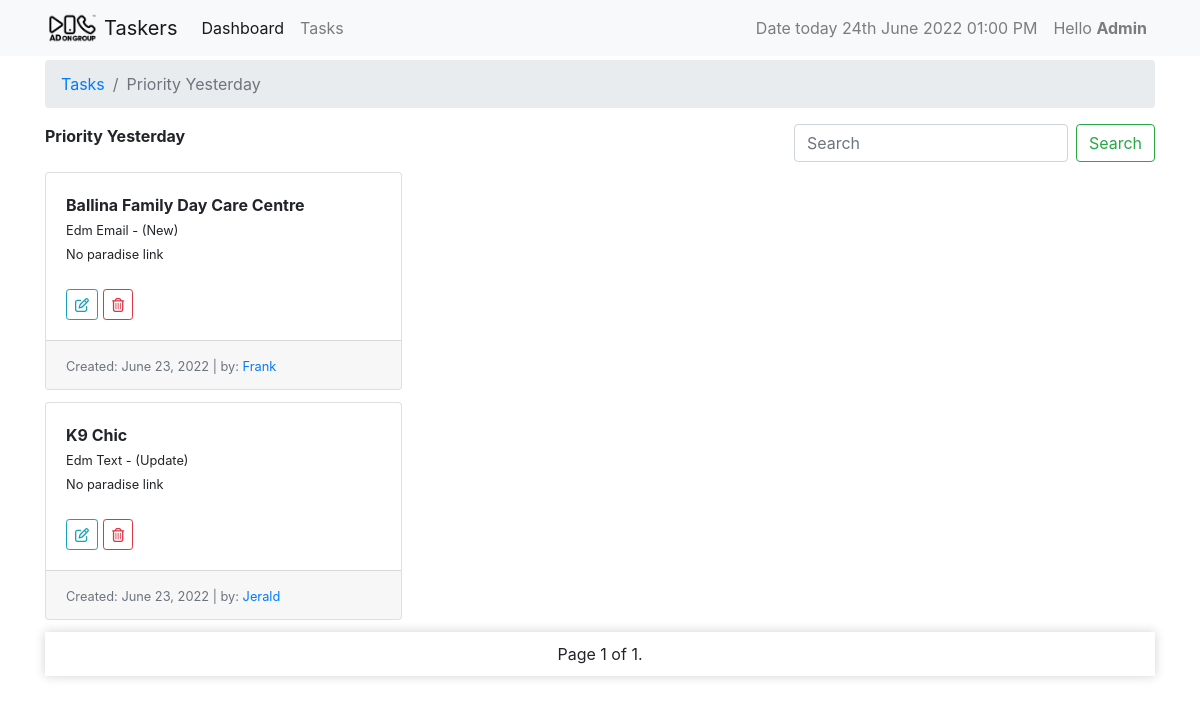
Screenshot of /tasks/priority-yesterday (signed in) with the database file from the repository.
### tasks/models.py (models this page shows, shortened)
class Task(models.Model):
    slug = models.SlugField(unique=True, null=True, blank=True)
    user = models.ForeignKey(settings.AUTH_USER_MODEL,
                             on_delete=models.CASCADE, verbose_name='designers')
    task_type = models.ForeignKey(
        TaskType, on_delete=models.CASCADE, default=1)
    task_category = models.ForeignKey(
        TaskCategory, on_delete=models.CASCADE, default=1)
    name = models.CharField(max_length=120, verbose_name="Client name")
    paradise_link = models.URLField(
        blank=True, null=True, verbose_name="task link")
    check_list_link = models.URLField(
        max_length=120, verbose_name='check list link', blank=True, null=True)
    is_priority = models.BooleanField(
        default=False, verbose_name="Is Priority?", help_text="Checked if task is priority.")
    is_done = models.BooleanField(default=False, verbose_name="Is done?",
                                  help_text="Note: Checked if you're done.")
    created = models.DateTimeField(auto_now_add=True)
    updated = models.DateTimeField(auto_now=True)
    class Meta:
        ordering = ['is_done', '-updated', '-created']

class BaseTime(models.Model):
    created = models.DateTimeField(auto_now_add=True)
    updated = models.DateTimeField(auto_now=True)

class TaskCategory(BaseTime, models.Model):
    name = models.CharField(max_length=120, unique=True)
    task_point = models.FloatField(default=0.0)
    class Meta:
        verbose_name_plural = "Task Categories"
    def __str__(self):
        return self.name

class TaskType(BaseTime, models.Model):
    name = models.CharField(max_length=60)
    task_point = models.FloatField(default=0.0)
    def __str__(self):
        return self.name

### tasks/views.py (the view, shortened to what this page needs)
# urls.py: path('priority-yesterday', views.PriorityTaskYesterdayView.as_view(), name="taskspriorityyesterday"),
class PriorityTaskYesterdayView(View):
    today = timezone.now()
    yesterday = today - timezone.timedelta(days=1)
    template_name = 'tasks_filter_template.html'
    def get(self, request, *args, **kwargs):
        if request.user.is_superuser:
            tasks = Task.objects.filter(updated__date=self.yesterday.date()).filter(is_priority=True).filter(is_done=False)
        else:
            tasks = Task.objects.filter(user=request.user).filter(updated__date=self.yesterday.date()).filter(is_priority=True).filter(is_done=False)
        query = request.GET.get('q')
        paginator = Paginator(tasks, 12)
        page_number = request.GET.get('page')
        page_obj = paginator.get_page(page_number)
        context = {'tasks': tasks, 'title': 'priority yesterday', 'page_obj': page_obj,}
        return render(request, self.template_name, context)

### tasks/templates/tasks_filter_template.html (shortened to what this page needs)
{% extends 'base.html' %}
{% load crispy_forms_tags %}
{% block content %}
<nav aria-label="breadcrumb">
    <ol class="breadcrumb">
      <li class="breadcrumb-item"><a href="{% url 'taskers:userview' %}">Tasks</a></li>
      <li class="breadcrumb-item active" aria-current="page">{{ title|title }}</li>
    </ol>
</nav>
{% include 'includes/tasks_filter.html' %}
{% endblock %}

### templates/includes/header.html (shortened to what this page needs)
{% load static %}
{% load tz %}
<nav class="navbar navbar-expand-lg navbar-light bg-light">
    <div class="container">
        <a class="navbar-brand" href="{% url 'taskers:userview' %}">
            <img src="{% static 'img/AOG-logo_black.png' %}" width="auto" height="30" class="d-inline-block align-top" alt="">
            Taskers
        </a>
        <div class="collapse navbar-collapse" id="navbarSupportedContent">
        <ul class="navbar-nav mr-auto">
            <li class="nav-item active">
                <a class="nav-link" href="{% url 'dashboards:dashboard' %}">Dashboard</a>
            </li>
            <li class="nav-item">
                <a class="nav-link" href="{% url 'taskers:userview' %}">Tasks <span class="sr-only">(current)</span></a>
            </li>
        </ul>
        <ul class="navbar-nav float-left">
            <li class="nav-item">
                <a class="nav-link" href="#">
                    {% timezone  "Asia/Manila" %}
                        Date today {% now "jS F Y h:i A" %}
                    {% endtimezone  %}
                </a>
            </li>
            <li class="nav-item">
                <a class="nav-link" href="#">Hello <strong>{{ request.user.get_username|title }}</strong></a>
            </li>
        </ul>
        </div>
    </div>
</nav>

### tasks/templates/includes/tasks_filter.html (shortened to what this page needs)
<div class="row">
    <div class="col-sm-12">
        <div class="mb-4">
            <strong>{{ title|title }}</strong>
            <form class="form-inline my-2 my-lg-0 float-right">
                <input class="form-control mr-sm-2" type="search" placeholder="Search" aria-label="Search" name="q" value="{{ request.GET.q }}">
                <button class="btn btn-outline-success my-2 my-sm-0" type="submit">Search</button>
            </form>
        </div>
        <div class="card-columns">
            {% for task in page_obj %}
            {% if task %}
            <div class="card">
                <div class="card-body">
                    <strong>{{ task.name|title }}</strong><br>
                    <small>
                        {{ task.task_category|title }} - ({{ task.task_type|title }})
                        <br>
                        {% if task.paradise_link %}
                        <a href="{{ task.paradise_link }}">{{ task.paradise_link }}</a>
                        {% else %}
                        No paradise link
                        {% endif %}
                    </small>
                    <br>
                    <br>
                    {% if not task.is_done %}
                        <a href="{% url 'taskers:taskdetail' task.slug %}" class="btn btn-outline-info btn-sm"><i class="fa-regular fa-pen-to-square"></i></a>
                        <a href="{% url 'taskers:taskdelete' task.slug %}" class="btn btn-outline-danger btn-sm"><i class="fa-regular fa-trash-can"></i></a>
                    {% else %}
                        <a href="{% url 'taskers:taskdetail' task.slug %}" class="btn btn-outline-success btn-sm"><i class="fa-regular fa-rectangle-list"></i> Details</a>
                    {% endif %}
                </div>
                <div class="card-footer">
                    <small class="text-muted">Created: {{task.created|date}} | by:
                        {% if request.user.is_superuser %}
                        <a href="{% url 'dashboards:userdetails' task.user.username %}">{{ task.user.username|title }}</a>
                        {% else %}
                        {{ task.user.username|title }}
                        {% endif %}
                    </small>
                </div>
            </div>
            {% else %}
                {{ empty }}
            {% endif %}
            {% endfor %}
        </div>
        <div class="mypagination mb-3">
            <span class="step-links">
                <span class="current">
                    Page {{ page_obj.number }} of {{ page_obj.paginator.num_pages }}.
                </span>
            </span>
        </div>
    </div>
</div>

### tasks/static/style.css (style rules this page uses)
.mypagination { display: flex; justify-content: space-evenly; background-color: white; padding: 10px; box-shadow: 0 0 10px rgba(34, 34, 34, 0.20); }

### rows the page displays
Task: name "Ballina Family Day Care Centre", task_category "Edm Email", task_type "New", shows "No paradise link", is_done False (drawn), created "June 23, 2022", user.username "Frank"
Task: name "K9 Chic", task_category "Edm Text", task_type "Update", shows "No paradise link", is_done False (drawn), created "June 23, 2022", user.username "Jerald"

### other values shown
{{ request.user.get_username|title }} "Admin"
{{ title|title }} "Priority Yesterday"
{{ page_obj.number }} "1"
{{ page_obj.paginator.num_pages }} "1"
